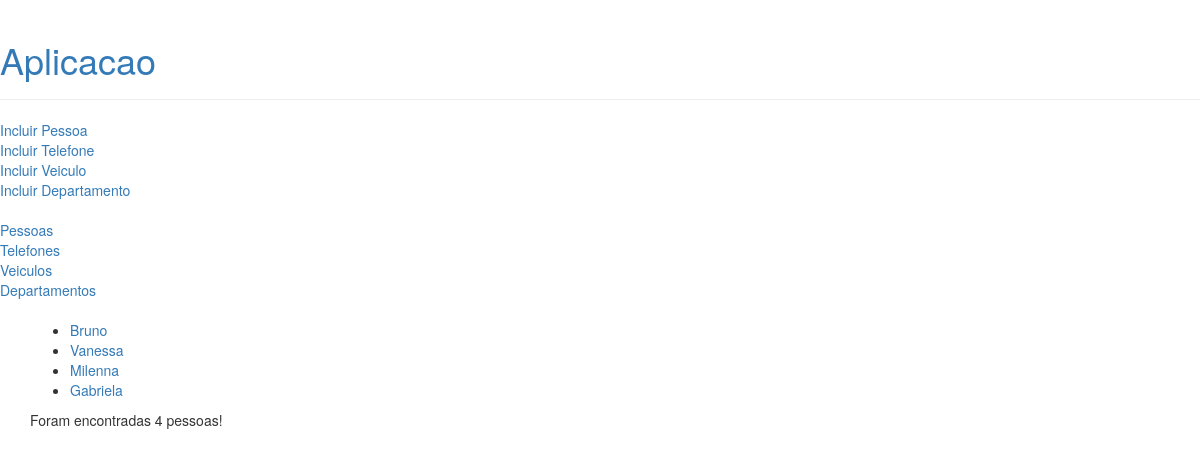
The app's page /pessoas/ with its own data.
### aplicacao/models.py (models this page shows, shortened)
class Pessoa(models.Model):
    nome = models.CharField(max_length=30)
    sobrenome = models.CharField(max_length=30)
    idade = models.IntegerField(null=True)
    cpf = models.IntegerField(null=True)
    depto_atual = models.ForeignKey(
        Departamento,
        on_delete=models.RESTRICT,
        null=True
    )
    hist_deptos = models.ManyToManyField(
        Departamento,
        related_name='hist_pessoa_depto'
    )
    depto_chefia = models.OneToOneField(
        Departamento,
        on_delete=models.RESTRICT,
        null=True,
        related_name='chefia_dpto',
        blank=True
    )
    OPCOES_SEXO = [
        ('M','Masculino'),
        ('F','Feminino'),
        ('I','Indefinido')
    ]
    sexo = models.CharField(
        max_length=1,
        choices=OPCOES_SEXO,
        default='I'
    )
    objects = PessoaManager()

### aplicacao/views/viewspessoas.py (the view)
# urls.py: path('pessoas/', viewspessoas.pessoas, name='pessoas'),
def pessoas(request):
    db_pessoas = Pessoa.objects.todos().values()
    payload = { 'todaspessoas' : list(db_pessoas) }
    template = loader.get_template('pessoa/listarpessoas.html')
    return HttpResponse(template.render(payload, request))

### aplicacao/models.py (called while the page is built)
    def todos(self):
        result = self.all()
        return result

### aplicacao/templates/pessoa/listarpessoas.html
{% extends 'base.html' %}
{% block content %}
	{% if todaspessoas %}
		<ul>
		{% for p in todaspessoas %}
			<li><a href="/aplicacao/pessoa/{{ p.id }}">{{ p.nome }}</a></li>
		{% endfor %}
        </ul>
		<footer>Foram encontradas {{ todaspessoas | length }} pessoas!</footer>
	{% else %}
		<p>Não há pessoas cadastradas na aplicacão.</p>
	{% endif %}
{% endblock %}

### records on screen
Pessoa: nome "Bruno"
Pessoa: nome "Vanessa"
Pessoa: nome "Milenna"
Pessoa: nome "Gabriela"

### other values on screen
{{ todaspessoas | length }} "4"
